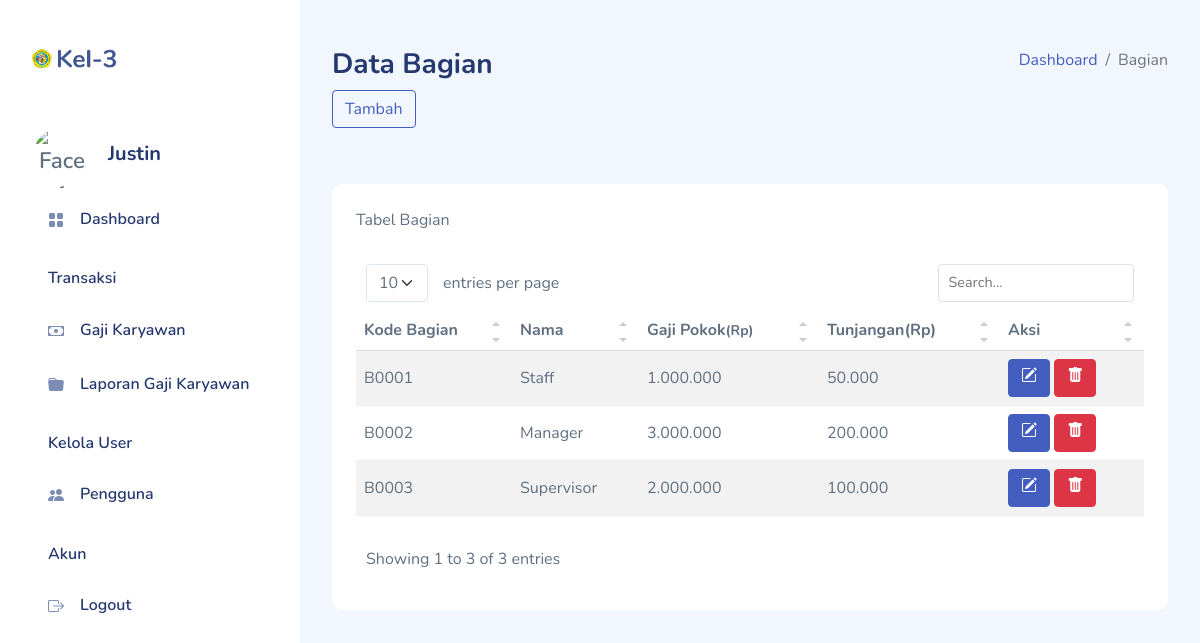
Screenshot of /pages/bagian.php (signed in) with the database file from the repository.
### tables this page shows
CREATE TABLE `bagian` (
  `kode_bagian` varchar(8) NOT NULL,
  `nama` varchar(20) NOT NULL,
  `gaji_pokok` double NOT NULL,
  `tunjangan_bagian` double NOT NULL
);

### pages/bagian.php (the view, shortened to what this page needs)
<?php
include_once("../layout.php");
?>
<div id="main">
    <div class="page-heading">
        <div class="page-title">
            <div class="row">
                <div class="col-12 col-md-6 order-md-1 order-last">
                    <h3>Data Bagian</h3>
                </div>
                <div class="col-12 col-md-6 order-md-2 order-first">
                    <nav aria-label="breadcrumb" class="breadcrumb-header float-start float-lg-end">
                        <ol class="breadcrumb">
                            <li class="breadcrumb-item"><a href="dashboard.php">Dashboard</a></li>
                            <li class="breadcrumb-item active" aria-current="page">Bagian</li>
                        </ol>
                    </nav>
                </div>
            </div>
        </div>
        <button type="button" class="btn btn-outline-primary block" data-bs-toggle="modal" data-bs-target="#default">
            Tambah
        </button>
        <br><br>
        </div>
        <section class="section">
            <div class="card">
                <div class="card-header">
                    Tabel Bagian
                </div>
                <div class="card-body">
                    <table class="table table-striped" id="table1">
                        <thead>
                            <tr>
                                <th>Kode Bagian</th>
                                <th>Nama</th>
                                <th>Gaji Pokok<small>(Rp)</small></th>
                                <th>Tunjangan(Rp)</th>
                                <th>Aksi</th>
                            </tr>
                        </thead>
                        <tbody>
                <?php
                $db = dbConnect();
                if($db->connect_errno==0)
                {
                    $sql = "SELECT * FROM bagian";
                    $res = $db->query($sql);
                    if($res)
                    {
                        $data = $res->fetch_all(MYSQLI_ASSOC);
                        foreach($data as $row)
                        {
                            ?>
                            <tr>
                            <td><?php echo $row["kode_bagian"] ?></td>
                            <td><?php echo $row["nama"] ?></td>
                            <td><?php echo number_format($row["gaji_pokok"],0,',','.') ?></td>
                            <td><?php echo number_format($row["tunjangan_bagian"],0,',','.') ?></td>
                            <td>
                            <a href="bagian-update.php?kode_bagian=<?php echo $row['kode_bagian']?>"><button class="btn btn-primary"><i class="bi bi-pencil-square"></i></button></a>
                            <a href="bagian-hapus.php?kode_bagian=<?php echo $row['kode_bagian']?>"><button name="TblHapus" class="btn btn-danger"><i class="bi bi-trash-fill"></i></button></a>
                            </td>
                        </tr>
                            <?php
                        }
                    }
                }
                ?>
                </tbody>
                    </table>
                </div>
            </div>
        </section>
    </div>

### assets/css/app.css (style rules this page uses)
.btn i,.btn svg { height:16px;width:16px }
.btn.btn-danger,.btn.btn-info,.btn.btn-primary,.btn.btn-secondary,.btn.btn-success,.btn.btn-warning { color:#fff }
.card { border:none;margin-bottom:2.2rem }
.card .card-header { border:none }
.card .card-header~.card-body { padding-top:0 }
.card .card-body { padding:1.5rem }
.dataTable-table td,.dataTable-table thead th,.table td,.table thead th { vertical-align:middle }
.dataTable-table:not(.table-borderless) thead th,.table:not(.table-borderless) thead th { border-bottom:1px solid #dedede!important }
.bi { height:1rem;width:1rem }
#main { margin-left:300px;padding:2rem }
.page-heading { margin:0 0 2rem }
.page-heading h3 { font-weight:700 }
a { text-decoration:none }

### rows the page displays
bagian: kode_bagian "B0001", nama "Staff", gaji_pokok "1.000.000", tunjangan_bagian "50.000"
bagian: kode_bagian "B0002", nama "Manager", gaji_pokok "3.000.000", tunjangan_bagian "200.000"
bagian: kode_bagian "B0003", nama "Supervisor", gaji_pokok "2.000.000", tunjangan_bagian "100.000"

### other values shown
$_SESSION["nama"] "Justin"
